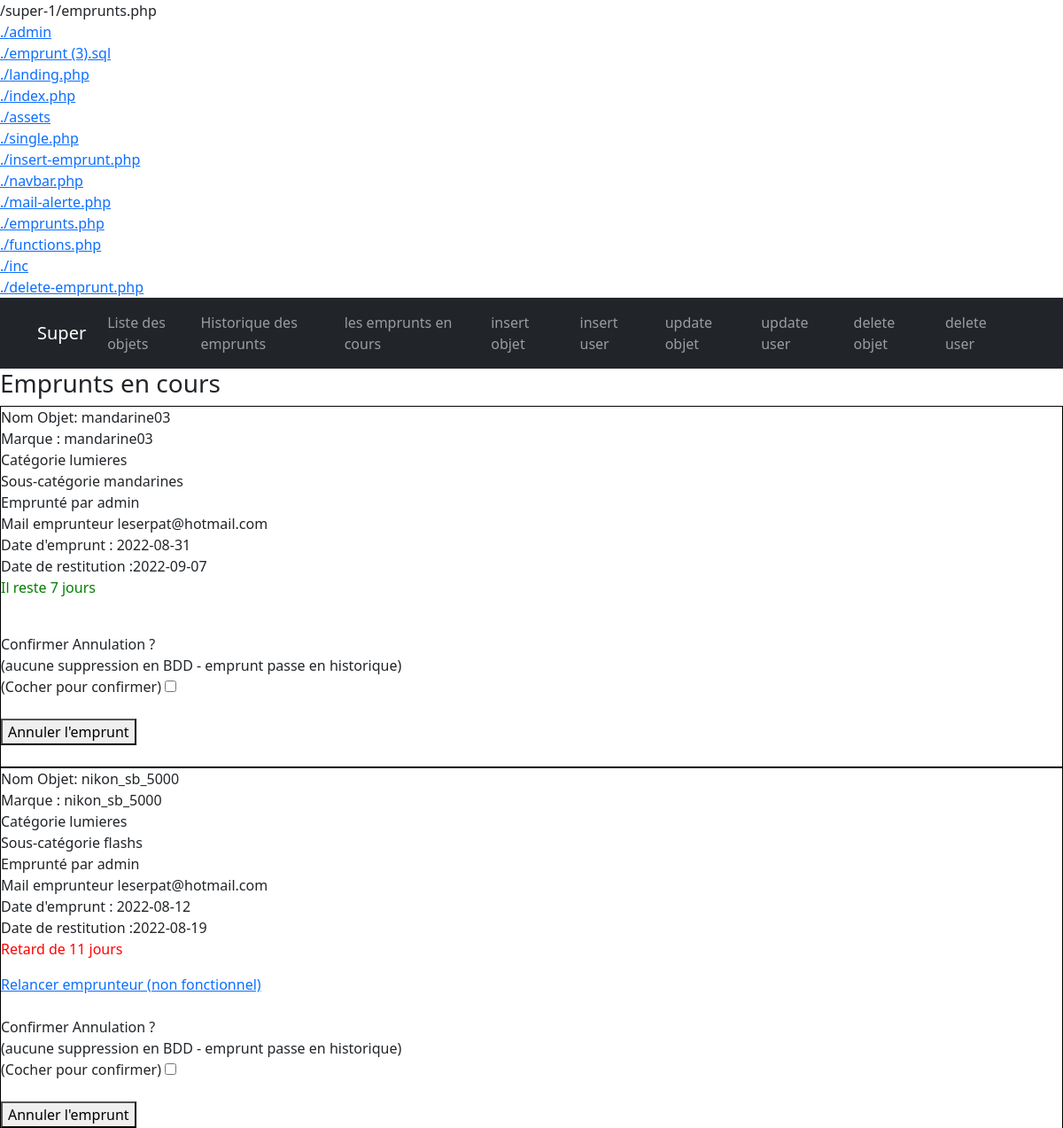
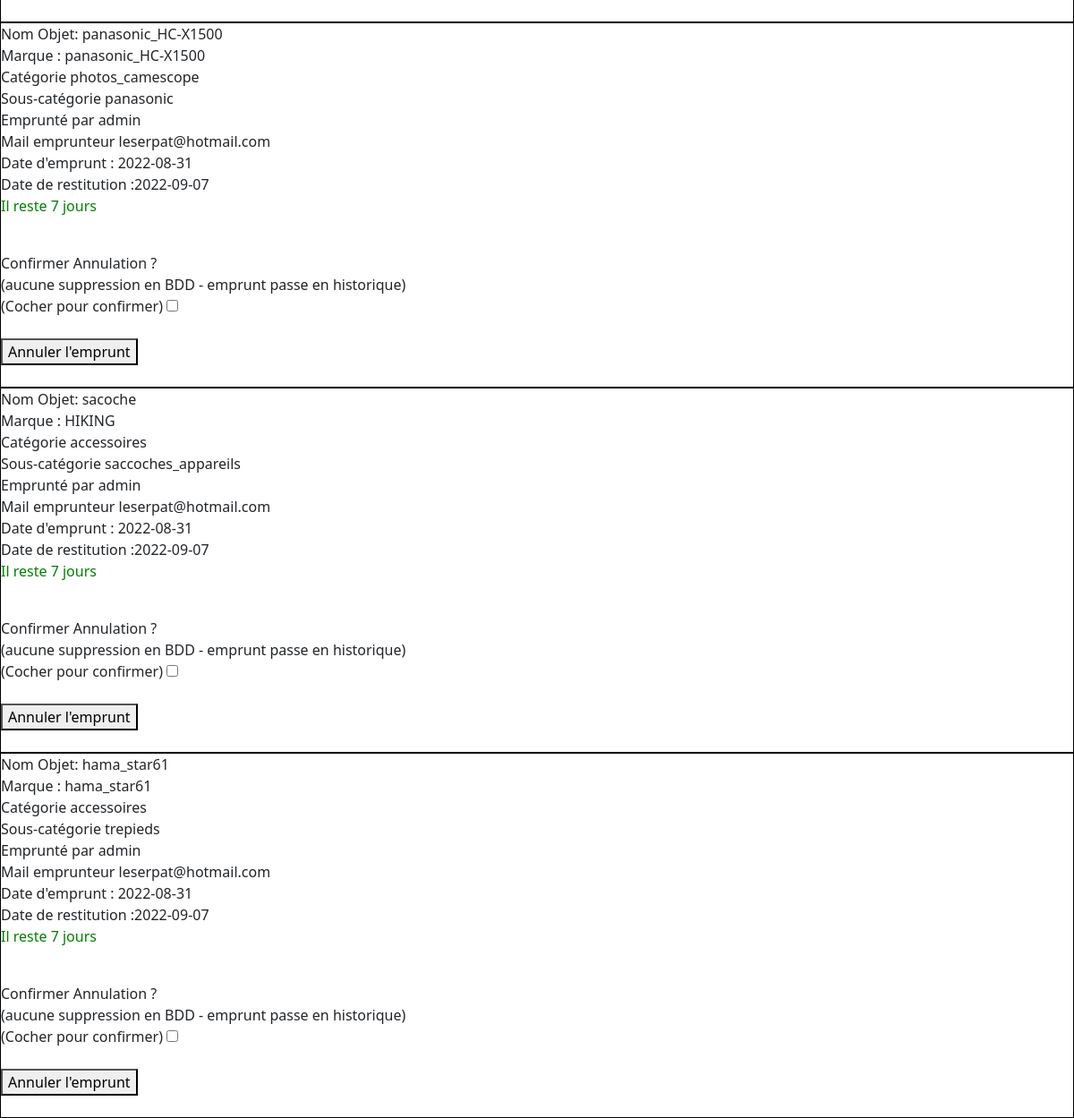
The app's page /emprunts.php?option_page=1 with its own data (2 pictures, top to bottom).
### tables this page shows
CREATE TABLE IF NOT EXISTS `emprunts` (
  `id_emprunt` int NOT NULL AUTO_INCREMENT,
  `id_emprunteur` int NOT NULL,
  `id_objet` int NOT NULL,
  `date_emprunt` date NOT NULL,
  `date_restitution` date NOT NULL,
  `encours` int NOT NULL,
  `date_retour_reel` date NOT NULL,
  PRIMARY KEY (`id_emprunt`)
);

CREATE TABLE IF NOT EXISTS `objets` (
  `id_objet` int NOT NULL AUTO_INCREMENT,
  `marque_objet` varchar(55) NOT NULL,
  `model_objet` varchar(55) NOT NULL,
  `photo_objet` varchar(55) NOT NULL,
  `description_objet` varchar(2048) NOT NULL,
  `id_category_objet` int NOT NULL,
  `id_subcategory` int NOT NULL,
  `quantite` int NOT NULL,
  PRIMARY KEY (`id_objet`)
);

CREATE TABLE IF NOT EXISTS `category` (
  `id_category` int NOT NULL AUTO_INCREMENT,
  `nom_category` varchar(55) NOT NULL,
  PRIMARY KEY (`id_category`)
);

CREATE TABLE IF NOT EXISTS `sub_category` (
  `id_subcategory` int NOT NULL AUTO_INCREMENT,
  `nom_subcategory` varchar(55) NOT NULL,
  `id_category` int NOT NULL,
  PRIMARY KEY (`id_subcategory`)
);

CREATE TABLE IF NOT EXISTS `users` (
  `id_user` int NOT NULL AUTO_INCREMENT,
  `nom_user` varchar(55) NOT NULL,
  `prenom_user` varchar(55) NOT NULL,
  `adresse_user` varchar(55) NOT NULL,
  `mail_user` varchar(55) NOT NULL,
  `pass_user` varchar(55) NOT NULL,
  `auth_user` int NOT NULL,
  `type_user` int NOT NULL,
  PRIMARY KEY (`id_user`)
);

### emprunts.php (the view, shortened to what this page needs)
<?php include './inc/header.php' ?>
<?php	include "inc/connection.php";
if (isset ($_GET['option_page'])){$option_page=$_GET['option_page'];}else{$option_page=0;}
if ($option_page==0)
{
	echo "<h3>Historique</h3>";
}
else
{
	echo "<h3>Emprunts en cours</h3>";
}
		$requete = "SELECT * FROM emprunts,users,objets,category,sub_category WHERE emprunts.encours=$option_page AND emprunts.id_emprunteur=users.id_user AND emprunts.id_objet=objets.id_objet AND objets.id_category_objet=category.id_category AND objets.id_subcategory=sub_category.id_subcategory";
		$query = $pdo->query($requete);
		$resultat = $query->fetchAll();
		foreach ($resultat as $key => $variable)
		{
			echo "<div style='border:1px solid black'>";
			$nom_objet=$resultat[$key]['model_objet'];
			$marque_objet=$resultat[$key]['marque_objet'];
			$categorie=$resultat[$key]['nom_category'];
			$subcategorie=$resultat[$key]['nom_subcategory'];
			$nom_user=$resultat[$key]['nom_user'];
			$mail_user=$resultat[$key]['mail_user'];
			$date_emprunt=$resultat[$key]['date_emprunt'];
			$date_restitution=$resultat[$key]['date_restitution'];
			$date_now=date("Y-m-d  h:m:s");
			$d1 = new DateTime("$date_now");
			$d2 = new DateTime("$date_restitution 12:00:00");
			$diff = $d1->diff($d2);
			$nb_jours = $diff->d;
			$retard=$diff->invert;
			echo "Nom Objet: $nom_objet";
			echo "<br/>";
			echo "Marque : $marque_objet";
			echo "<br/>";
			echo "Catégorie $categorie";
			echo "<br/>";
			echo "Sous-catégorie $subcategorie";
			echo "<br/>";
			echo "Emprunté par $nom_user";
			echo "<br/>";
			echo "Mail emprunteur $mail_user";
			echo "<br/>";
			echo "Date d'emprunt : $date_emprunt";
			echo "<br/>";
			echo "Date de restitution :$date_restitution";
			echo "<br/>";
			if ($retard>0)
			{
				echo "<p style='color:red'>Retard de $nb_jours jours</p>";
				echo "<a href='admin/mail-alerte.php?mail-user=$mail_user&nom_objet=$nom_objet&date_restit=$date_restitution'>Relancer emprunteur (non fonctionnel)</a> ";}
			else
			{
				echo "<p style='color:green'>Il reste $nb_jours jours</p>";
			}
	echo "<form method='post' action='admin/delete-emprunt.php'>";
	echo "<br/>";
	echo "<label>Confirmer Annulation ? <br /> (aucune suppression en BDD - emprunt passe en historique) </label>";
	echo "<br/>";
	echo "(Cocher pour confirmer) <input type='checkbox' name='confirm_annulation'>";
	echo "<br/>";
	echo "<br/>";
	echo "<button type='submit' >Annuler l'emprunt</button>";
	echo "</form>";
	echo "<br/>";
			echo "</div>";
			}
?>

### records on screen
emprunts: id_objet.model_objet "mandarine03", id_objet.marque_objet "mandarine03", category.nom_category "lumieres", sub_category.nom_subcategory "mandarines", users.nom_user "admin", users.mail_user "leserpat@hotmail.com", date_emprunt "2022-08-31", date_restitution "2022-09-07"
emprunts: id_objet.model_objet "nikon_sb_5000", id_objet.marque_objet "nikon_sb_5000", category.nom_category "lumieres", sub_category.nom_subcategory "flashs", users.nom_user "admin", users.mail_user "leserpat@hotmail.com", date_emprunt "2022-08-12", date_restitution "2022-08-19"
emprunts: id_objet.model_objet "panasonic_HC-X1500", id_objet.marque_objet "panasonic_HC-X1500", category.nom_category "photos_camescope", sub_category.nom_subcategory "panasonic", users.nom_user "admin", users.mail_user "leserpat@hotmail.com", date_emprunt "2022-08-31", date_restitution "2022-09-07"
emprunts: id_objet.model_objet "sacoche", id_objet.marque_objet "HIKING", category.nom_category "accessoires", sub_category.nom_subcategory "saccoches_appareils", users.nom_user "admin", users.mail_user "leserpat@hotmail.com", date_emprunt "2022-08-31", date_restitution "2022-09-07"
emprunts: id_objet.model_objet "hama_star61", id_objet.marque_objet "hama_star61", category.nom_category "accessoires", sub_category.nom_subcategory "trepieds", users.nom_user "admin", users.mail_user "leserpat@hotmail.com", date_emprunt "2022-08-31", date_restitution "2022-09-07"

### other values on screen
$_SERVER['PHP_SELF'] "/super-1/emprunts.php"
$fichier "admin"
$fichier "emprunt (3).sql"
$fichier "landing.php"
$fichier "index.php"
$fichier "assets"
$fichier "single.php"
$fichier "insert-emprunt.php"
$fichier "navbar.php"
$fichier "mail-alerte.php"
$fichier "emprunts.php"
$fichier "functions.php"
$fichier "inc"
$fichier "delete-emprunt.php"
